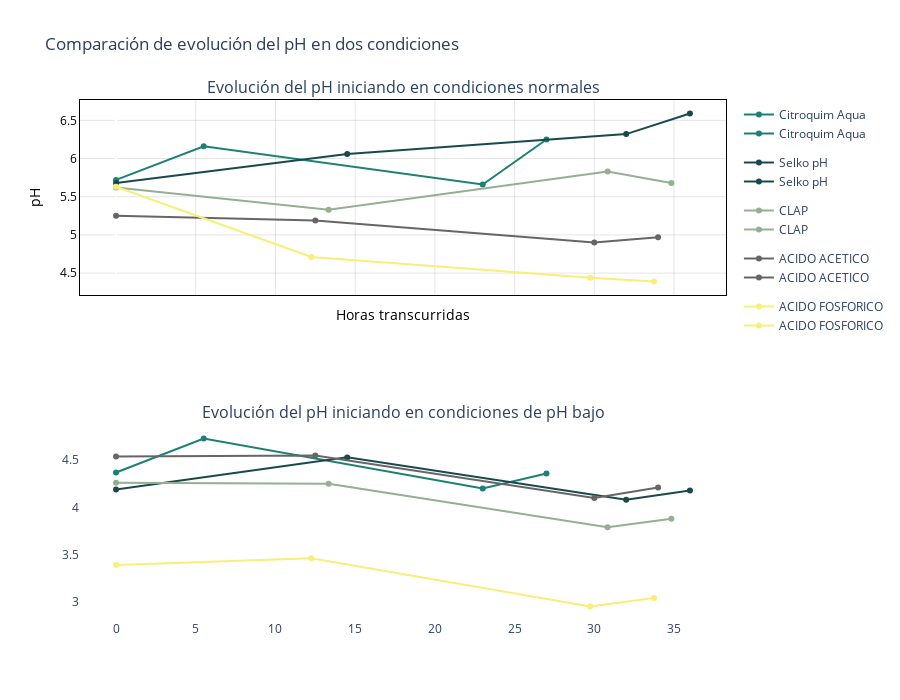

Notebook cell for this chart:
### Code cell
fig_ph_subplot = plot_metric_subplot(
    df_post[df_post["ref"] == 0],
    df_post[df_post["ref"] == 1],
    metric="pH",
    #save_html=f"{ROOT_IMAGEN}/ph_subplot.html"
)
fig_ph_subplot.show()
s3.save_plotly_html(fig_ph_subplot, "ph_subplot")

### Figure 1 — Plotly figure (JSON) as saved in the notebook; plotly's stock layout.template omitted (floating-point values rounded to 4 significant figures)
{"data": [{"legendgroup": "Citroquim Aqua", "line": {"color": "#1c8074"}, "marker": {"color": "#1c8074"}, "mode": "lines+markers", "name": "Citroquim Aqua", "type": "scatter", "x": [0, 5.5, 23, 27], "xaxis": "x", "y": [5.72, 6.16, 5.66, 6.25], "yaxis": "y"}, {"legendgroup": "Selko pH", "line": {"color": "#1a494c"}, "marker": {"color": "#1a494c"}, "mode": "lines+markers", "name": "Selko pH", "type": "scatter", "x": [0, 14.5, 32, 36], "xaxis": "x", "y": [5.68, 6.06, 6.32, 6.59], "yaxis": "y"}, {"legendgroup": "CLAP", "line": {"color": "#94af92"}, "marker": {"color": "#94af92"}, "mode": "lines+markers", "name": "CLAP", "type": "scatter", "x": [0, 13.33, 30.83, 34.83], "xaxis": "x", "y": [5.62, 5.33, 5.83, 5.68], "yaxis": "y"}, {"legendgroup": "ACIDO ACETICO", "line": {"color": "#666666"}, "marker": {"color": "#666666"}, "mode": "lines+markers", "name": "ACIDO ACETICO", "type": "scatter", "x": [0, 12.5, 30, 34], "xaxis": "x", "y": [5.25, 5.19, 4.9, 4.97], "yaxis": "y"}, {"legendgroup": "ACIDO FOSFORICO", "line": {"color": "#f9ee77"}, "marker": {"color": "#f9ee77"}, "mode": "lines+markers", "name": "ACIDO FOSFORICO", "type": "scatter", "x": [0, 12.25, 29.75, 33.75], "xaxis": "x", "y": [5.63, 4.71, 4.44, 4.39], "yaxis": "y"}, {"legendgroup": "Citroquim Aqua", "line": {"color": "#1c8074"}, "marker": {"color": "#1c8074"}, "mode": "lines+markers", "name": "Citroquim Aqua", "type": "scatter", "x": [0, 5.5, 23, 27], "xaxis": "x2", "y": [4.37, 4.73, 4.2, 4.36], "yaxis": "y2"}, {"legendgroup": "Selko pH", "line": {"color": "#1a494c"}, "marker": {"color": "#1a494c"}, "mode": "lines+markers", "name": "Selko pH", "type": "scatter", "x": [0, 14.5, 32, 36], "xaxis": "x2", "y": [4.19, 4.53, 4.08, 4.18], "yaxis": "y2"}, {"legendgroup": "CLAP", "line": {"color": "#94af92"}, "marker": {"color": "#94af92"}, "mode": "lines+markers", "name": "CLAP", "type": "scatter", "x": [0, 13.33, 30.83, 34.83], "xaxis": "x2", "y": [4.26, 4.25, 3.79, 3.88], "yaxis": "y2"}, {"legendgroup": "ACIDO ACETICO", "line": {"color": "#666666"}, "marker": {"color": "#666666"}, "mode": "lines+markers", "name": "ACIDO ACETICO", "type": "scatter", "x": [0, 12.5, 30, 34], "xaxis": "x2", "y": [4.54, 4.55, 4.1, 4.21], "yaxis": "y2"}, {"legendgroup": "ACIDO FOSFORICO", "line": {"color": "#f9ee77"}, "marker": {"color": "#f9ee77"}, "mode": "lines+markers", "name": "ACIDO FOSFORICO", "type": "scatter", "x": [0, 12.25, 29.75, 33.75], "xaxis": "x2", "y": [3.39, 3.46, 2.95, 3.04], "yaxis": "y2"}], "layout": {"annotations": [{"font": {"size": 16}, "showarrow": false, "text": "Evolución del pH iniciando en condiciones normales", "x": 0.5, "xanchor": "center", "xref": "paper", "y": 1, "yanchor": "bottom", "yref": "paper"}, {"font": {"size": 16}, "showarrow": false, "text": "Evolución del pH iniciando en condiciones de pH bajo", "x": 0.5, "xanchor": "center", "xref": "paper", "y": 0.375, "yanchor": "bottom", "yref": "paper"}], "height": 700, "legend": {"title": {"text": ""}}, "paper_bgcolor": "rgba(0,0,0,0)", "plot_bgcolor": "rgba(0,0,0,0)", "showlegend": true, "title": {"text": "Comparación de evolución del pH en dos condiciones"}, "xaxis": {"anchor": "y", "domain": [0, 1], "gridcolor": "rgba(0,0,0,0.1)", "linecolor": "black", "matches": "x2", "mirror": true, "showline": true, "showticklabels": false, "tickfont": {"color": "black"}, "title": {"font": {"color": "black"}, "text": "Horas transcurridas"}}, "xaxis2": {"anchor": "y2", "domain": [0, 1]}, "yaxis": {"anchor": "x", "domain": [0.625, 1], "gridcolor": "rgba(0,0,0,0.1)", "linecolor": "black", "mirror": true, "showline": true, "tickfont": {"color": "black"}, "title": {"font": {"color": "black"}, "text": "pH"}}, "yaxis2": {"anchor": "x2", "domain": [0, 0.375]}}}
